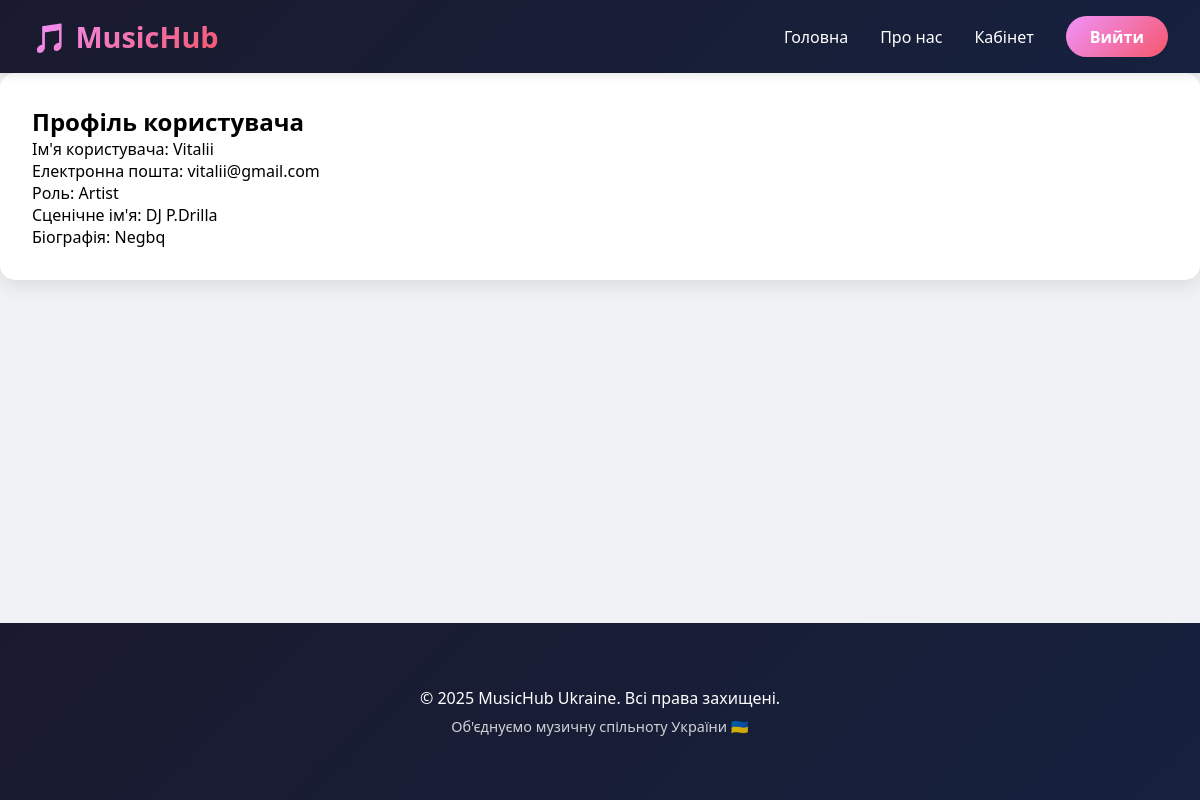
Page /profile/ (signed in) on the committed database.
### music/models.py (models this page shows, shortened)
class User(AbstractUser):
    USER_ROLES = (
        ('admin', 'Administrator'),
        ('artist', 'Artist'),
        ('producer', 'Producer'),
        ('listener', 'Listener'),
        ('label_manager', 'Label Manager'),
    )
    role = models.CharField(max_length=20, choices=USER_ROLES, default='listener')
    bio = models.TextField(blank=True, null=True)
    stage_name = models.CharField(max_length=100, blank=True, null=True)
    created_at = models.DateTimeField(auto_now_add=True)

### music/views.py (the view)
# urls.py: path('profile/', views.profile_view, name='profile'),
@login_required
def profile_view(request):
    return render(request, 'music/profile.html', {'user': request.user})

### music/templates/music/profile.html (shortened to what this page needs)
{% extends "music/base.html" %}
{% block content %}
<div class="card">
    <h2>Профіль користувача</h2>
    <p>Ім'я користувача: {{ user.username }}</p>
    <p>Електронна пошта: {{ user.email }}</p>
    <p>Роль: {{ user.get_role_display }}</p>
    <p>Сценічне ім'я: {{ user.stage_name }}</p>
    <p>Біографія: {{ user.bio }}</p>
</div>
{% endblock %}

### rows in the picture
User: username "Vitalii", email "vitalii@gmail.com", role "Artist", stage_name "DJ P.Drilla", bio "Negbq"

### other values in the picture
{{ year|default:2025 }} "2025"
